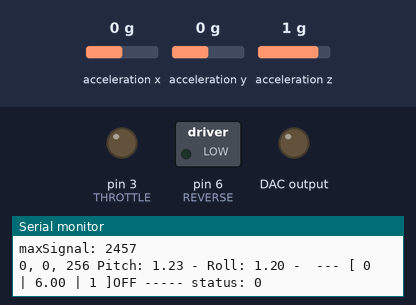
Bench run of a sketch on a simulated Arduino Uno, built with avr-gcc and run on an emulated ATmega328P. Shown: switched loads named in the sketch (green lamp = pin HIGH), output pins drawn as LEDs (lit = HIGH), the last lines printed to the serial monitor. Wiring (inferred from the names in the program): ADXL345 accelerometer at I2C address 0x53; MCP4725 DAC at I2C address 0x60. The test bench sets the inputs (shaded band); at power-on: acceleration x 0 g, acceleration y 0 g, acceleration z 1 g.

Above: at 0.1 s.
At 1.2 s:
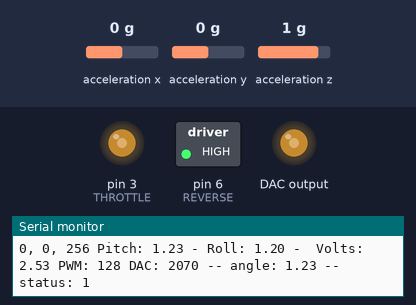
1.3 s: acceleration x set to -1.4 g
At 1.9 s:
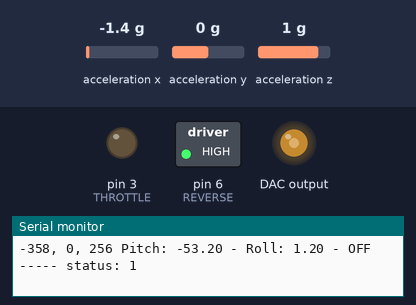
2.9 s: acceleration y set to -1.4 g
4.8 s: acceleration z set to -1.4 g
Timing chart, 0 to 7.8 s (numbered marks = the images above; inputs shaded):
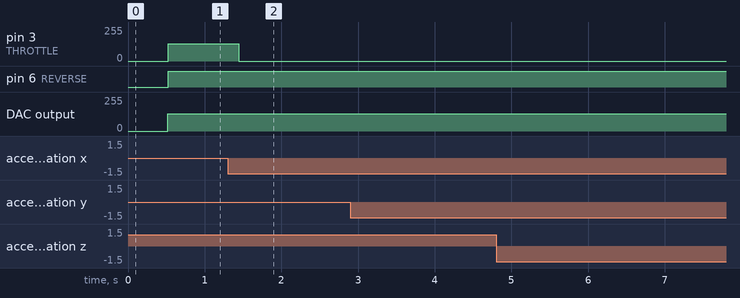

Measured:
- after the input at 1.3 s, pin 3 (THROTTLE): 128/255 → 0/255 after 0.14 s

The sketch:

emmett.ino
```cpp
/**                                __    __
 *    ____   _____   _____   _____/  |__/  |_
 *  _/ __ \ /     \ /     \_/ __ \   __\   __\
 *  \  ___/|  Y Y  \  Y Y  \  ___/|  |  |  |
 *   \_____>__|_|  /__|_|  /\_____>__|  |__|
 *               \/      \/
 * openEmmett
 * DIY one-wheel, self-balancing, electric skateboard. AKA open-source hoverboard.
 * https://github.com/doublejosh/emmett
 * v0.2.2
 *
 * Arduinos tested: Leonardo, Nano, Pro Mini
 * Accelerometer: ADXL345
 * DAC: MCP4725
 */

// I2C.
#include <Wire.h>

// Main adjustments.
const float minPowerAngle    = 1;
const float maxPowerAngle    = 5;
const float powerDelayAngle  = 2;
const float powerDelay       = 6; // @todo Switch to time-based.
const float powerOffDelay    = 10;
const float maxTiltAngle     = 7;
const float minThrottleVolts = 2.5;
const float maxThrottleVolts = 3.0;
const float angleAdjust      = 1.23;
const float tiltAdjust       = 1.2;
const boolean useAverage     = false;
const boolean rotateAcc      = true; // Accelerometer rotate 90 degrees.
const boolean debugging      = true;
const boolean debugOcillate  = false; // Basic throttle ocillation.
const int     readDelay      = 1; // Never zero.

// TEMPORARY.
int ocillate = 0;
boolean ocillateDirection = true;

// Pin configurations.
const int   THROTTLE    = 3;  // Throttle control.
const int   REVERSE     = 6;  // Reverse relay.
//const int   LIMITER     = 10; // Power limiter.
//const int   ACC_CS      = 2;  // Chip select: accelerometer.
//const int   DAC_CS      = 4;  // Chip select: digital to analog.
// NOTE: SDA = A4.
// NOTE: SCL = A5.
const int   LED_RED_1   = 4;  // Analog output to RGB LED strip #1 (front).
const int   LED_GREEN_1 = 5;
const int   LED_BLUE_1  = 7;
const int   LED_RED_2   = 8;  // Analog output to RGB LED strip #2 (back).
const int   LED_GREEN_2 = 9;
const int   LED_BLUE_2  = 10;

const int   BOARD_VOLTAGE = 5; // Arduino voltage.
const int   DAC_MAX       = 4095; // Signal to voltage boundary.

// Range boundaries for angle to DAC.
const int minSignal = mapFloat(minThrottleVolts, 0, BOARD_VOLTAGE, 0, DAC_MAX);
const int maxSignal = mapFloat(maxThrottleVolts, 0, BOARD_VOLTAGE, 0, DAC_MAX);

// Internal globals.
float angles[5]; // Rolling average.
int readIndex = 0; // Floating average sensor angle.
int rideStatus = 0; // Current device state.
int powerDelayCycles = 0; // Power start counter.
int powerOffCycles = 0; // Power off counter.
float data[2]; // Processed sensor data for application consumption.
unsigned int rgbColor[3] = {255, 0, 0};
//unsigned long previousMillis = 0; // Store time.
//const long LONG_RESET = 2147483000; // Careful with variable value.

// Buffer.
uint8_t values[6]; // I2C.

// I2C device addresses.
#define I2C_ACC_ADDR (0x53)  // Alternatives: 0x53, 0xA6, 0xA7.
#define I2C_DAC_ADDR (0x60)

// ADXL345 registers.
const char DATAX0 = 0x32; //X-Axis Data 0
const char DATAX1 = 0x33; //X-Axis Data 1
const char DATAY0 = 0x34; //Y-Axis Data 0
const char DATAY1 = 0x35; //Y-Axis Data 1
const char DATAZ0 = 0x36; //Z-Axis Data 0
const char DATAZ1 = 0x37; //Z-Axis Data 1
// Supposed alternate data addresses.
//const char DATAX0 = 0xB2; //X-Axis Data 0
//const char DATAX1 = 0xB3; //X-Axis Data 1
//const char DATAY0 = 0xB4; //Y-Axis Data 0
//const char DATAY1 = 0xB5; //Y-Axis Data 1
//const char DATAZ0 = 0xB6; //Z-Axis Data 0
//const char DATAZ1 = 0xB7; //Z-Axis Data 1

// Statup.
void setup() {
  // Initiate i2c communication.
  Wire.begin();

  // Set the chip select for output. Required for SPI.
  // pinMode(ACC_CS, OUTPUT);
  // digitalWrite(ACC_CS, HIGH);

  if (debugging) {
    Serial.begin(9600);
    Serial.print("minSignal: ");
    Serial.println(minSignal);
    Serial.print("maxSignal: ");
    Serial.println(maxSignal);
  }

  // Setup motor limiter.
  //pinMode(LIMITER, INPUT);
  // Set the motor speed throttle via PWM.
  pinMode(THROTTLE, OUTPUT);
  // Set the reverse relay for output.
  pinMode(REVERSE, OUTPUT);
  digitalWrite(REVERSE, LOW);

  // This code is for SPI, but setting range can be necessary with a new ADXL345.
  // Accelerometer range to the DATA_FORMAT register: +/- 4G range = 0x01.
  writeData(I2C_ACC_ADDR, 0x31, 11);
  // Accelerometer measurement mode to the POWER_CTL register: 0x08.
  //writeData(I2C_ACC_ADDR, 0x2D, 0x08);

  // Set x, y, z offsets.
  writeData(I2C_ACC_ADDR, 0x2D, 0);
  writeData(I2C_ACC_ADDR, 0x2D, 16);
  writeData(I2C_ACC_ADDR, 0x2D, 8);

  // LEDs.
  // pinMode(LED_RED, OUTPUT);
  // pinMode(LED_GREEN, OUTPUT);
  // pinMode(LED_BLUE, OUTPUT);
}

// Continue.
void loop() {
//  unsigned long currentMillis = millis();
//
//  // Time difference.
//  if (currentMillis - previousMillis >= interval) {
//    // Save time.
//    previousMillis = currentMillis;
//
//  }
//  if (previousMillis >= LONG_RESET) {
//    previousMillis = 0;
//  }

  // For calibration testing.
  if (debugOcillate) {
    if (ocillate >= 255) {
      ocillateDirection = false;
    }
    else if (ocillate <= 0) {
      ocillateDirection = true;
    }

    if (ocillateDirection) {
      ocillate++;
    }
    else {
      ocillate--;
    }

    Serial.println(ocillate);
    analogWrite(THROTTLE, ocillate);
  }
  else {
    powerMotor(manageRide(findAngles(data)));
  }

  delay(readDelay);
}


/**
 * Use sensor data for overall UX.
 *
 * 0 = resting
 * 1 = on
 * ...more to come.
 */
float manageRide(float *data) {
  float angle = data[0];
  float angleSize = abs(angle);

  // Shut down when tilted out-of-bounds.
  if (abs(data[1]) > maxTiltAngle) {
    if (debugging) {
      Serial.print("TILT! -- ");
    }
    rideStatus = 0;
    // @todo Duplicated.
    powerOffCycles = 0;
    powerDelayCycles = 0;
    return 0;
  }

  // Already on.
  if (rideStatus == 1) {
    // Within acceleration bounds.
    if (angleSize > minPowerAngle && angleSize < maxPowerAngle) {
      return angle;
    }
    // Level, glide.
    else if (angleSize < minPowerAngle) {
      return 0;
    }
    // Non-riding position.
    else {
      // Allow turning off for later power delay.
      if (powerOffCycles >= (powerOffDelay / readDelay)) {
        // Begin off state.
        rideStatus = 0;
        powerOffCycles = 0;
        powerDelayCycles = 0;
      }
      powerOffCycles++;
      return 0;
    }
  }
  else if (angleSize < powerDelayAngle) {
    // Off, but level enough to start...
    if (debugging) {
      Serial.print(" --- [ ");
      Serial.print(powerDelayCycles);
      Serial.print(" | ");
      Serial.print(powerDelay);
      Serial.print(" | ");
      Serial.print(readDelay);
      Serial.print(" ]");
    }
    // Allow crossing power delay.
    if (powerDelayCycles >= (powerDelay / readDelay)) {
      // Riding start state.
      rideStatus = 1;
      powerDelayCycles = 0;
      powerOffCycles = 0;
      return angle;
    }
    powerDelayCycles++;
    return 0;
  }
  else {
    // Non-use state.
    powerDelayCycles = 0;
    return 0;
  }
}

/**
 * Send power to motor. Zero = off, value = angle.
 */
void powerMotor(float angle) {
  boolean motorDirection = true;

  // Avoid computation when ride is off.
  if (angle != 0) {

    // Allow adjusting power.
    //float powerLimit = 1.0; //map(analogRead(LIMITER), 0, 1063, 0, 1.0);

    // Send angle as analog output voltage.
    int signal = mapFloat(abs(angle), minPowerAngle, maxPowerAngle, minSignal, maxSignal);
    analogSignal(I2C_DAC_ADDR, signal);

    // Send angle as PWM output voltage.
    float voltage = mapFloat(abs(angle), minPowerAngle, maxPowerAngle, minThrottleVolts, maxThrottleVolts);
    int pwm = 255 * (voltage / BOARD_VOLTAGE);
    analogWrite(THROTTLE, pwm);

    // Set reverse.
    if (angle > 1) {
      digitalWrite(REVERSE, HIGH);
      motorDirection = false;
    }
    else {
      digitalWrite(REVERSE, LOW);
    }

    //displayColor(motorDirection);

    // Debugging.
    if (debugging) {
      Serial.print(" Volts: ");
      Serial.print(voltage);
      Serial.print(" PWM: ");
      Serial.print(pwm);
      Serial.print(" DAC: ");
      Serial.print(signal);
      Serial.print(" -- angle: ");
      Serial.print(angle);
      Serial.print(" -- status: ");
      Serial.println(rideStatus);
    }
  }
  else {
    // Ouput PWM off.
    analogWrite(THROTTLE, LOW);

    if (debugging) {
      Serial.print("OFF");
      Serial.print(" ----- status: ");
      Serial.println(rideStatus);
    }
  }
}

/**
 * Determine orientation of device.
 */
float* findAngles(float *data) {
  int x, y, z;
  float newAngle = 0;

  // Read x,y and z from accelerometerto the values[] buffer.
  // The ADXL345 gives 10-bit acceleration values, but they are stored as bytes (8-bits).
  // To get the full value, two bytes must be combined for each axis.
  readData(I2C_ACC_ADDR, DATAX0, 6, values);
  x = (((int)values[1]) << 8) | values[0];
  y = (((int)values[3]) << 8) | values[2];
  z = (((int)values[5]) << 8) | values[4];

  // Calculate an angle between -360 and 360.
  if (rotateAcc) {
    //newAngle = (atan2(x , z) * 57.3) + angleAdjust;
    newAngle = (atan2(x, z) * 180.0f / M_PI) + angleAdjust;

    // atan2(x, z) * 57.3
    // atan2(x, z) * 180.0f / M_PI
    // atan2((- x) , sqrt(y * y + z * z)) * 57.3
  }
  else {
    //newAngle = (atan2(y , z) * 57.3) + angleAdjust;
    newAngle = (atan2(y, z) * 180.0f / M_PI) + angleAdjust;
  }

  // Rolling average option.
  if (useAverage) {
    // Overwrite new average buffer value.
    angles[readIndex] = newAngle;
    data[0] = (angles[0] + angles[1] + angles[2] + angles[3] + angles[4]) / 5 + angleAdjust;
    readIndex++;
    if (readIndex >= 4) {
      readIndex = 0;
    }
  }
  else {
    data[0] = newAngle;
  }

  if (rotateAcc) {
    // Calculate tilt for out-of-bounds/crash sensing.
    //data[1] = atan2(y, z) * 180.0f / M_PI;
    data[1] = (atan2(y , z) * 57.3) + tiltAdjust;
  }
  else {
    data[1] = (atan2(x , z) * 57.3) + tiltAdjust;
  }

  // Filter data (alternate sensor filter option).
  //  xf = FILTER_TIME * xf + (1.0 - FILTER_TIME) * x;
  //  yf = FILTER_TIME * yf + (1.0 - FILTER_TIME) * y;

  if (debugging) {
    Serial.print(x);
    Serial.print(", ");
    Serial.print(y);
    Serial.print(", ");
    Serial.print(z);
    Serial.print(" Pitch: ");
    Serial.print(data[0]);
    Serial.print(" - Roll: ");
    Serial.print(data[1]);
    Serial.print(" - ");
  }

  return data;
}

/**
 * Control lights.
 */
void displayColor(int motorDirection) {
  if (rideStatus == 0) {
    // @todo Rainbow.
    analogWrite(LED_RED_1,   LOW);
    analogWrite(LED_GREEN_1, LOW);
    analogWrite(LED_BLUE_1,  LOW);
    analogWrite(LED_RED_2,   LOW);
    analogWrite(LED_GREEN_2, LOW);
    analogWrite(LED_BLUE_2,  LOW);
  }
  else {
    // Headlights and tail lights.
    if (motorDirection) {
      analogWrite(LED_RED_1,   HIGH);
      analogWrite(LED_GREEN_1, LOW);
      analogWrite(LED_BLUE_1,  LOW);

      analogWrite(LED_RED_2,   HIGH);
      analogWrite(LED_GREEN_2, HIGH);
      analogWrite(LED_BLUE_2,  HIGH);
    }
    else  {
      analogWrite(LED_RED_1,   HIGH);
      analogWrite(LED_GREEN_1, HIGH);
      analogWrite(LED_BLUE_1,  HIGH);

      analogWrite(LED_RED_2,   HIGH);
      analogWrite(LED_GREEN_2, LOW);
      analogWrite(LED_BLUE_2,  LOW);
    }
  }
}

/**
 * Ouput voltage with the DAC.
 */
void analogSignal(int DEVICE, int value) {
  Wire.beginTransmission(DEVICE);
  // Update the DAC.
  Wire.write(64);
  // 8 most significant bits...
  Wire.write(value >> 4);
  // 4 least significant bits...
  Wire.write((value & 15) << 4);
  Wire.endTransmission();
}

/**
 * Map floats.
 */
float mapFloat(float x, float inMin, float inMax, float outMin, float outMax) {
  return (x - inMin) * (outMax - outMin) / (inMax - inMin) + outMin;
}

/**
 * Write to communication register.
 *
 * char registerAddress - The register to write a value to
 * char value           - The value to be written to the specified register.
 */
void writeData(int DEVICE, char address, char value) {
  Wire.beginTransmission(DEVICE);
  Wire.write(address);
  Wire.write(value);
  Wire.endTransmission();
}

/**
 * Read data registers into values buffer.
 */
void readData(int DEVICE, char address, int numBytes, unsigned char * values) {
  Wire.beginTransmission(DEVICE);
  Wire.write(address);
  Wire.endTransmission();
  Wire.beginTransmission(DEVICE);
  Wire.requestFrom(DEVICE, numBytes);

  int i = 0;
  while (Wire.available()) {
    values[i] = Wire.read();
    i++;
  }
  Wire.endTransmission();
}
```
